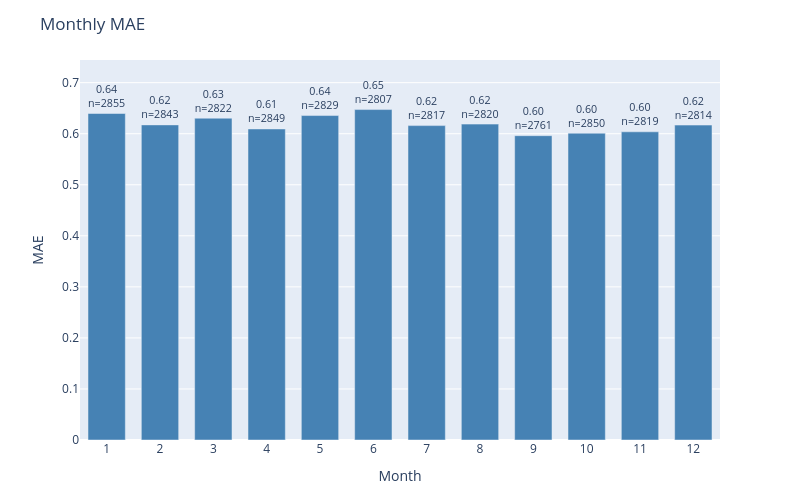

This figure's notebook cell:
### Code cell
plot_error_by_group(
    df=results_test,
    y_true_col='actual',
    y_pred_col='prediction',
    date_col='dt_prediction',
    group_by='month',
    metric='mae',
    title='Monthly MAE'
)

### Figure 1 — Plotly figure (JSON) as saved in the notebook; plotly's stock layout.template omitted (floating-point values rounded to 4 significant figures)
{"data": [{"marker": {"color": "steelblue"}, "text": ["0.64<br>n=2855", "0.62<br>n=2843", "0.63<br>n=2822", "0.61<br>n=2849", "0.64<br>n=2829", "0.65<br>n=2807", "0.62<br>n=2817", "0.62<br>n=2820", "0.60<br>n=2761", "0.60<br>n=2850", "0.60<br>n=2819", "0.62<br>n=2814"], "textposition": "outside", "type": "bar", "x": ["1", "2", "3", "4", "5", "6", "7", "8", "9", "10", "11", "12"], "y": [0.6396, 0.6173, 0.6304, 0.6093, 0.6356, 0.6473, 0.6159, 0.6188, 0.5962, 0.6011, 0.6038, 0.6169]}], "layout": {"bargap": 0.3, "height": 500, "margin": {"b": 60, "t": 60}, "title": {"text": "Monthly MAE"}, "uniformtext": {"minsize": 8, "mode": "hide"}, "width": 800, "xaxis": {"title": {"text": "Month"}}, "yaxis": {"range": [0, 0.7444], "title": {"text": "MAE"}}}}
